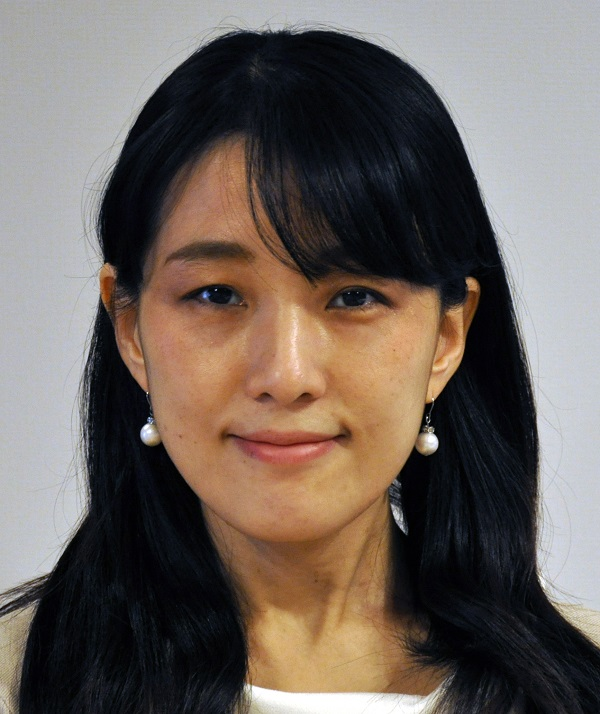
#> input picture Utokyo_lessens_S1S2/メディアプログラミング入門/メディアプログラミング入門20190708/img/yamakata2019.jpg, 600 x 714 px
$ jupyter execute LineDrawing.ipynb   (shell and % lines are left out)   (older library calls are emulated)
#> lines starting #> are read from the running program, lines starting #| are printed output that depends on the picture; after the words box and inside, x2 and y2 are one past the last pixel; in counts of white or black regions, pixels touching at a corner belong together
# 第6回課題 写真から線画のイラストを作ろう！

授業では2次元フィルタリングについて勉強しましたね。
異なる2次元フィルタを組み合わせることによって、さまざまな画像変換が行えるようになります。
ここでは、写真をイラストにする手法を試してみたいと思います。

## 1. 写真の読み込み

まずは元の画像を見て見ましょう。
ここでは顔写真を使いますが、**ぜひ自分で用意した写真を使ってください（必須ではありません）！**

すでに説明した通り、opencvで画像を読み込むと、RGBではなくBGRの順番になりますので、cv2.cvtColorでBGRをRGBに変換するのを忘れないようにしましょう。
また、線画にするための処理では色情報は不要なので、ここでグレースケール画像に変換しておきます。

[cell 1]
import matplotlib.pyplot as plt
import cv2

imgfile = 'img/yamakata2019.jpg'
img = cv2.cvtColor(cv2.imread(imgfile), cv2.COLOR_BGR2RGB) # BGRをRGBに変換
img_gray = cv2.cvtColor(img, cv2.COLOR_RGB2GRAY) # フィルタリング用にグレースケール画像に変換
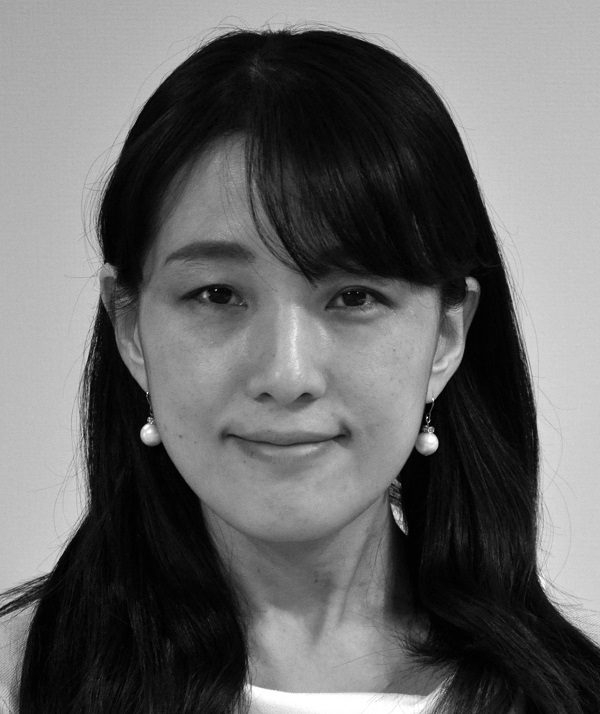
#> img_gray: shape (714, 600); min 0, max 255, mean 102.7

plt.figure(figsize=(12, 8))
plt.imshow(img_gray, 'gray')

## 2. ノイズ除去 (Noise reduction by Bilateral Filter)

きれいな線画を作るためには、細かい線はあらかじめ除去しておく必要があります。
しかし、輪郭線がなくなると困りますよね。
そこでここではバイラテラルフィルタを使いましょう。

バイラテラルフィルタは、画像の各画素について次のような処理をするフィルタです。

- 周辺の画素の輝度値に比べてその画素の輝度が大きく異なる場合は輝度をあまり変化させず、
- 周辺の画素の輝度値に比べてその画素の輝度があまり変わらない場合はガウシアンフィルタをかけてぼかす

`opencv`の`bilateralFilter`は以下の引数を受け取ります。

1. 変換対象の画像
1. フィルタのサイズ
1. 注目している画素が周辺とどの程度違うとガウシアンフィルタをつよくかけるかを決めるパラメータ。これもガウス関数の標準偏差。
1. 離れた距離の画素の輝度をどの程度多く取るかを決めるパラメータ。ガウシアンフィルタの標準偏差に相当。

上の3つのパラメータを調節してください。

輪郭線を残したまま細かいまだら模様を消してくれるので、美肌フィルタとも呼ばれます。

バイラテラルフィルタは何度かかけるほうが効果的です。

[cell 2]
img_bilateral = img_gray
for i in range(3):
    img_bilateral = cv2.bilateralFilter(img_bilateral, # 入力画像
                                        11, # フィルタサイズ
                                        10, # 周辺画素の輝度差に対する重みを決めるガウス関数の標準偏差
                                        3) # 周辺画素の距離に対する重みを決めるガウス関数の標準偏差

plt.figure(figsize=(12, 8))
plt.imshow(img_bilateral, 'gray')

## 3. エッジ抽出 (Edge Detection)

ここでは`ImageProcessing3.ipynb`で使ったラプラシアンフィルタを適用しましょう。
フィルタのサイズである`ksize`を調節してください。

[cell 3]
img_laplacian =  cv2.Laplacian(img_bilateral, cv2.CV_8U, ksize=5)
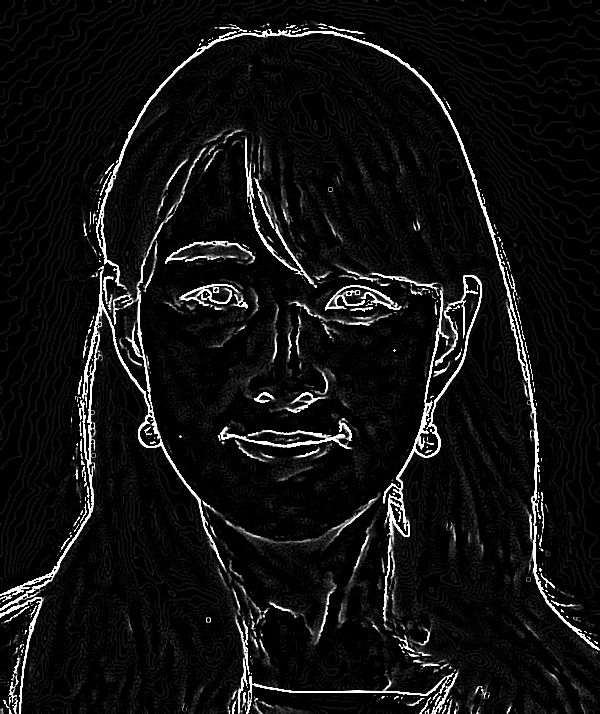
#> img_laplacian: shape (714, 600); min 0, max 255, mean 17.2

plt.figure(figsize=(12, 8))
plt.imshow(img_laplacian, 'gray')

## 4. 二値化 (Image Binalization)

グレースケール画像を白黒からなる二値画像に変換します。
閾値`TH`を調節してもいいですし、`ImageBinalization.ipynb`で紹介した大津の二値化を使っても構いません。

[cell 4]
TH = 80
#ret, img_binary = cv2.threshold(img_laplacian, 0, 255, cv2.THRESH_OTSU) # 大津の二値化
ret, img_binary = cv2.threshold(img_laplacian, TH, 255, cv2.THRESH_BINARY) # 閾値処理
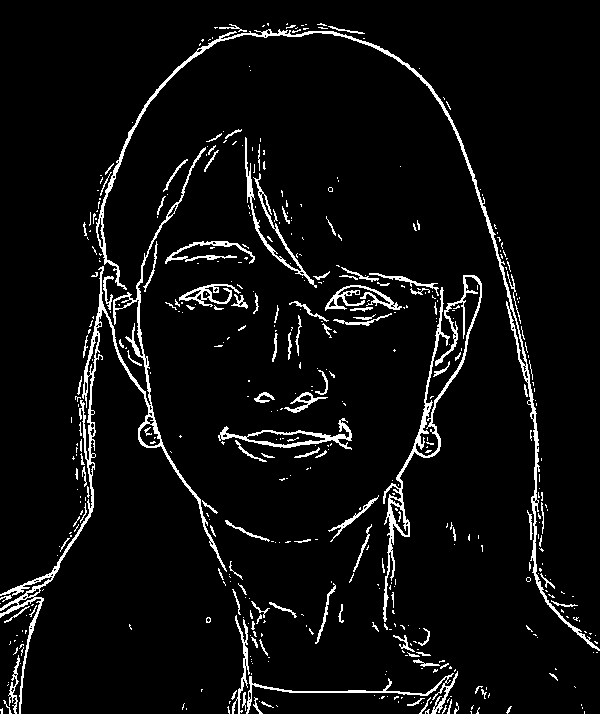
#> img_binary: shape (714, 600); 5.5% white in thin lines or dots
#> ret = 80

print('計算された閾値:', ret)
#| 計算された閾値: 80.0
plt.figure(figsize=(12, 8))
plt.imshow(img_binary,'gray')

## 5. 二値画像のノイズ除去

二値画像におけるノイズとは、黒い空間の中に浮かぶ小さな白い小島のようなものです。
大きな島を残しつつ、小島を消すために、島の沿岸から島をぐるっと削り、また島の沿岸をぐるっと埋め立てることを考えましょう。

小さな島は、何度か削るとなくなってしまうので、膨張させる段階になったときにはすでに存在しなくなります。
一方、大きな島は存在し続けるので、膨張させると元の島に近づきます。

削る範囲を決める`kernel`のサイズと、何回削るのかを決める`iterations`のパラメータを調整してください。

[cell 5]
import numpy as np

kernel = np.ones((2,2),np.uint8)
img_erosion = cv2.erode(img_binary,kernel,iterations = 1) # 白の領域を縮退させる
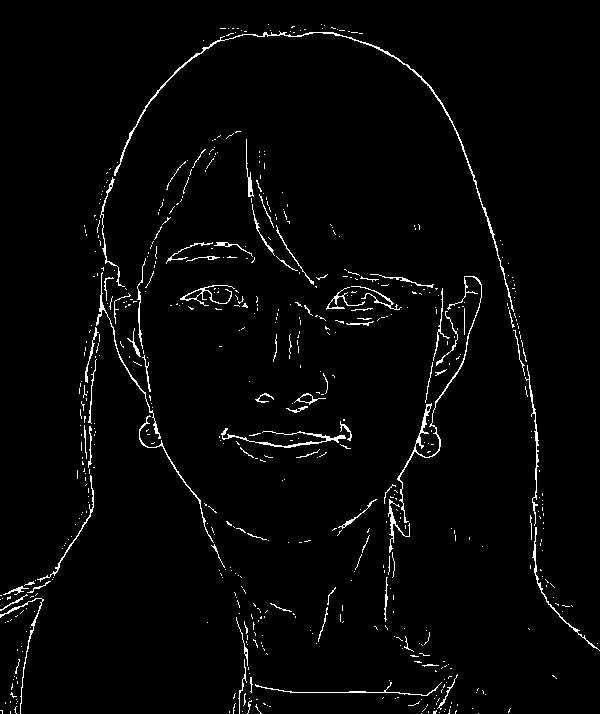
#> img_erosion: shape (714, 600); 2.4% white in thin lines or dots
img_dilation = cv2.dilate(img_erosion,kernel,iterations = 1) # 白の領域を膨張させる
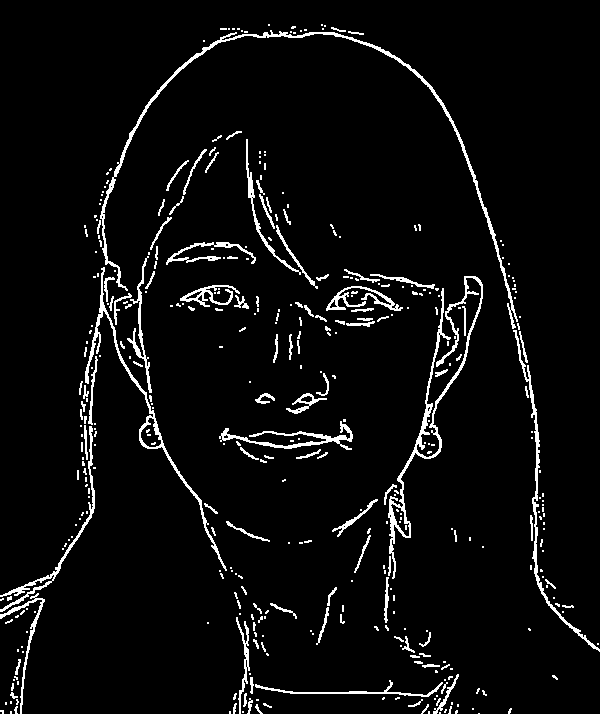
#> img_dilation: shape (714, 600); 4.8% white in thin lines or dots

plt.figure(figsize=(12, 8))
plt.imshow(img_dilation,'gray')

## 6. 細線化 (Thinning)

画素が２以上の太さを持つ線を、線を切らないように周りから削っていき、画素１の太さの線にする手法です。
`opencv`の発展的な関数である`ximgproc`のなかに`thinning`という関数があるのでこれを使いましょう。

細線化のアルゴリズムには以下の2つから選ぶことができます。

- Zhang-Suenの手法：THINNING_ZHANGSUEN
- Guo-Hallの手法：THINNING_GUOHALL

下の出力画像上で線が途切れているように見えるかもしれませんが、それは画面サイズが小さいため、画像を縮小して表示する際に消えたように見えるためで、拡大すれば途切れていないことがわかるはずです。

[cell 6]
img_thinning = cv2.ximgproc.thinning(img_dilation, None, cv2.ximgproc.THINNING_ZHANGSUEN)
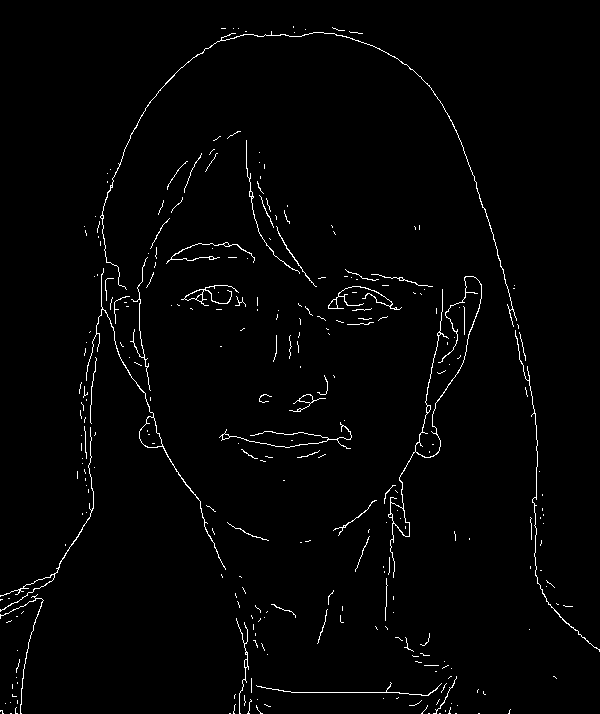
#> img_thinning: shape (714, 600); 1.7% white in thin lines or dots
# img_thinning = cv2.ximgproc.thinning(img_dilation, None, cv2.ximgproc.THINNING_GUOHALL)

plt.figure(figsize=(12, 8))
plt.imshow(img_thinning,'gray')

## 7. 線を太くする

「5. 二値画像のノイズ除去」で使った膨張処理を適用して線を太くします。
どれだけ太くするかは`kernel`のサイズや繰り返し回数`iterations`を調節してください。

[cell 7]
import numpy as np

kernel = np.ones((2,2),np.uint8)
img_dilation = cv2.dilate(img_thinning, kernel, iterations = 2)
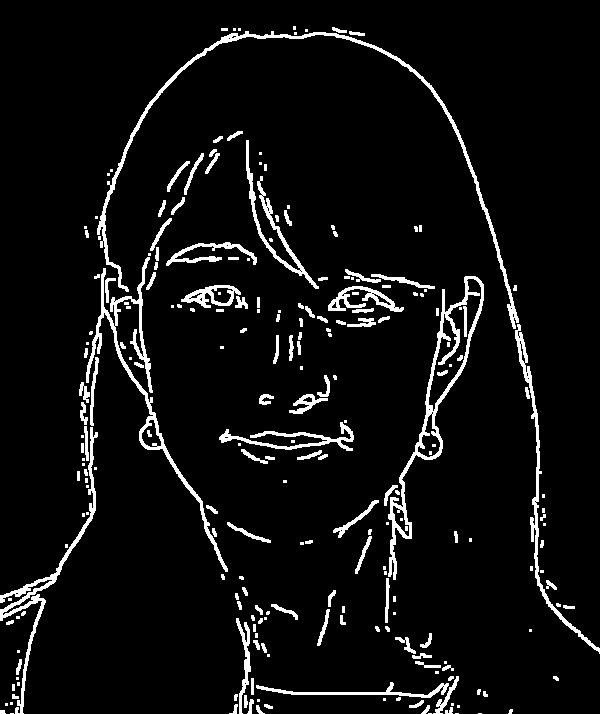
#> img_dilation: shape (714, 600); 6% white; 237 white regions (98 under 20 px), largest, box (x1, y1, x2, y2) and area: (97, 31, 519, 329) 3083, (388, 276, 484, 580) 2822, (86, 257, 228, 572) 2635

plt.figure(figsize=(12, 8))
plt.imshow(img_dilation,'gray')

## 8. 白と黒を入れ替える

線画は普通、白地に黒い線で書きますから、白と黒を入れ替えましょう。
これで完成です。

**この画像がきれいになるように上で適用した様々なフィルタのパラメータを調節してください！**

[cell 8]
img_bitwise = cv2.bitwise_not(img_dilation) # 白と黒を入れ替え

plt.figure(figsize=(12, 8))
plt.imshow(img_bitwise,'gray')

cv2.imwrite('img/LineDrawing.png', img_bitwise)
#> Out = True

$ run again, with Utokyo_lessens_S1S2/メディアプログラミング入門/メディアプログラミング入門20190708/img/Haar_Feature_that_looks_similar_to_the_bridge_of_the_nose_is_applied_onto_the_face.jpg copied over Utokyo_lessens_S1S2/メディアプログラミング入門/メディアプログラミング入門20190708/img/yamakata2019.jpg
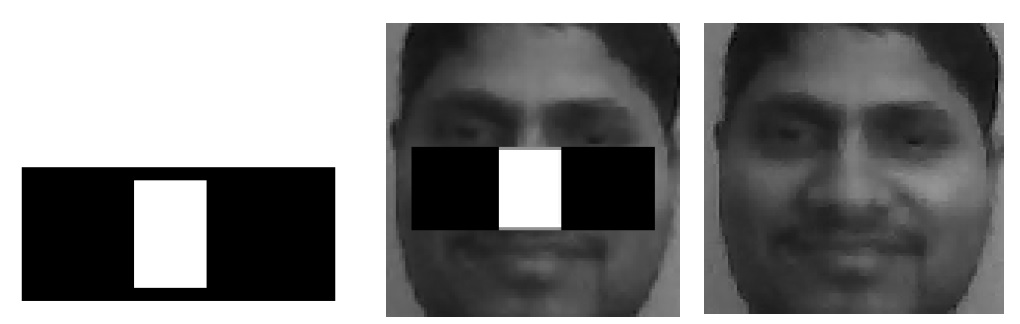
#> input picture Utokyo_lessens_S1S2/メディアプログラミング入門/メディアプログラミング入門20190708/img/Haar_Feature_that_looks_similar_to_the_bridge_of_the_nose_is_applied_onto_the_face.jpg, 1020 x 324 px
#> img is the input picture: shape (324, 1020, 3); min 0, max 255, mean 132
#> `ret, img_binary = cv2.threshold(img_laplacian, TH, 255, cv2.THRESH_BIN..`:
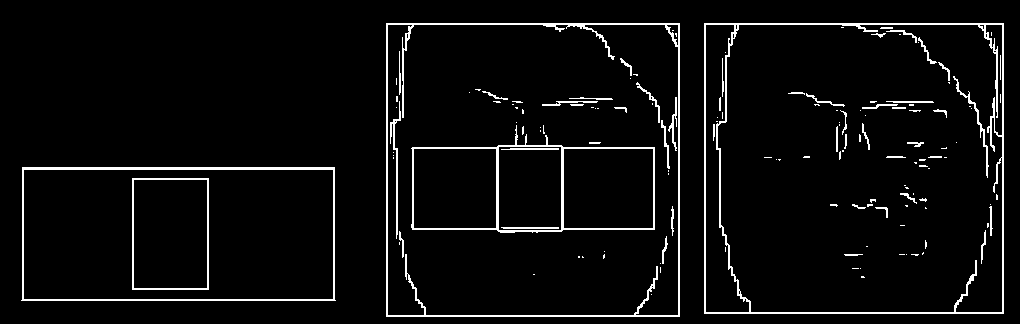
#> img_binary: shape (324, 1020); 4.6% white in thin lines or dots, all inside (x1, y1, x2, y2) = (21, 23, 1004, 317)
#> ret = 80
#| 計算された閾値: 80.0
#> img_erosion: shape (324, 1020); 2.3% white in thin lines or dots, all inside (x1, y1, x2, y2) = (23, 24, 1004, 317)
#> `img_dilation = cv2.dilate(img_thinning, kernel, iterations = 2)`:
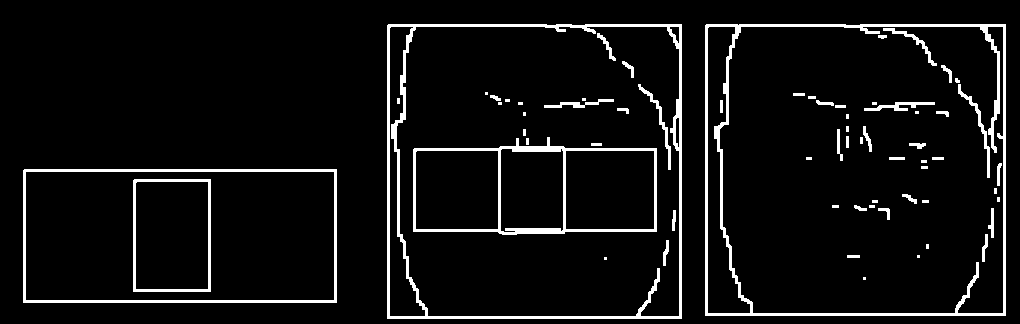
#> img_dilation: shape (324, 1020); 6.3% white; 66 white regions (21 under 20 px), largest, box (x1, y1, x2, y2) and area: (705, 24, 1006, 316) 5453, (387, 24, 682, 319) 5190, (413, 137, 657, 235) 2789
#> Out = True
